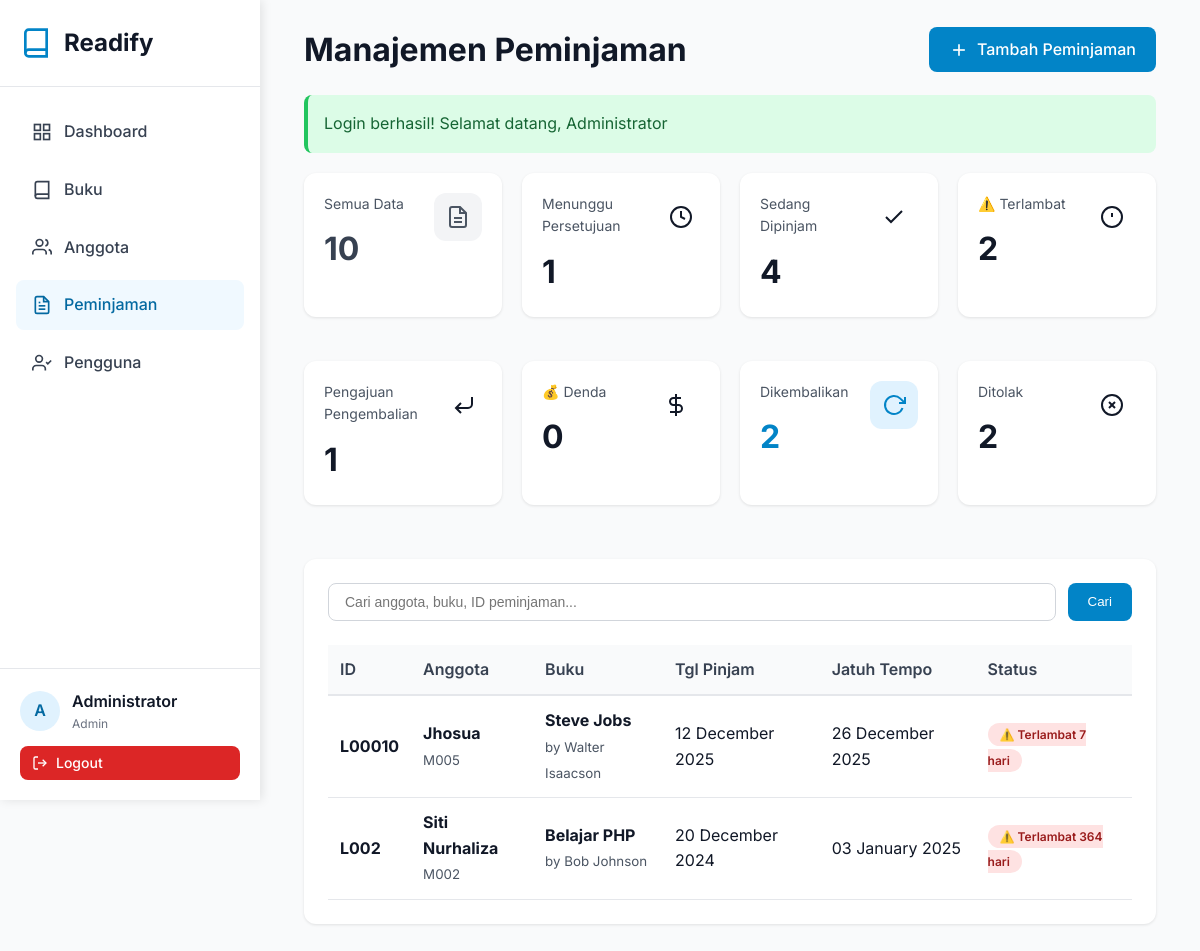
The app's page /pages/loans/index.php?status=overdue (signed in) with its own data.
### tables this page shows
CREATE TABLE `users` (
  `id` int NOT NULL AUTO_INCREMENT,
  `name` varchar(100) NOT NULL,
  `email` varchar(100) NOT NULL,
  `phone` varchar(20) DEFAULT NULL,
  `password` varchar(255) NOT NULL,
  `role` enum('admin','staff','member') DEFAULT 'member',
  `created_at` timestamp NULL DEFAULT CURRENT_TIMESTAMP,
  `updated_at` timestamp NULL DEFAULT CURRENT_TIMESTAMP ON UPDATE CURRENT_TIMESTAMP,
  PRIMARY KEY (`id`),
  UNIQUE KEY `email` (`email`)
);

CREATE TABLE `loans` (
  `id` int NOT NULL AUTO_INCREMENT,
  `loan_id` varchar(20) NOT NULL,
  `member_id` int NOT NULL,
  `book_id` int NOT NULL,
  `loan_date` date NOT NULL,
  `due_date` date NOT NULL,
  `return_date` date DEFAULT NULL,
  `status` varchar(50) DEFAULT 'pending',
  `approved_by` int DEFAULT NULL,
  `approved_date` datetime DEFAULT NULL,
  `fine_amount` decimal(10,2) DEFAULT '0.00',
  `book_condition` enum('good','fair','damaged') DEFAULT 'good',
  `notes` text,
  `created_at` timestamp NULL DEFAULT CURRENT_TIMESTAMP,
  `updated_at` timestamp NULL DEFAULT CURRENT_TIMESTAMP ON UPDATE CURRENT_TIMESTAMP,
  PRIMARY KEY (`id`),
  UNIQUE KEY `loan_id` (`loan_id`),
  KEY `idx_loan_id` (`loan_id`),
  KEY `idx_status` (`status`),
  KEY `idx_member` (`member_id`),
  KEY `idx_book` (`book_id`),
  CONSTRAINT `loans_ibfk_1` FOREIGN KEY (`member_id`) REFERENCES `members` (`id`) ON DELETE CASCADE,
  CONSTRAINT `loans_ibfk_2` FOREIGN KEY (`book_id`) REFERENCES `books` (`id`) ON DELETE CASCADE
);

CREATE TABLE `members` (
  `id` int NOT NULL AUTO_INCREMENT,
  `member_id` varchar(20) NOT NULL,
  `user_id` int DEFAULT NULL,
  `name` varchar(100) NOT NULL,
  `email` varchar(100) NOT NULL,
  `phone` varchar(20) DEFAULT NULL,
  `address` text,
  `join_date` date NOT NULL,
  `status` enum('active','inactive') DEFAULT 'active',
  `created_at` timestamp NULL DEFAULT CURRENT_TIMESTAMP,
  `updated_at` timestamp NULL DEFAULT CURRENT_TIMESTAMP ON UPDATE CURRENT_TIMESTAMP,
  PRIMARY KEY (`id`),
  UNIQUE KEY `member_id` (`member_id`),
  UNIQUE KEY `email` (`email`),
  KEY `idx_member_id` (`member_id`),
  KEY `idx_name` (`name`),
  KEY `idx_user_id` (`user_id`),
  CONSTRAINT `members_ibfk_1` FOREIGN KEY (`user_id`) REFERENCES `users` (`id`) ON DELETE SET NULL
);

CREATE TABLE `books` (
  `id` int NOT NULL AUTO_INCREMENT,
  `isbn` varchar(20) NOT NULL,
  `title` varchar(255) NOT NULL,
  `author` varchar(100) NOT NULL,
  `publisher` varchar(100) DEFAULT NULL,
  `year` year DEFAULT NULL,
  `category_id` int DEFAULT NULL,
  `stock` int DEFAULT '0',
  `pages` int DEFAULT NULL,
  `description` text,
  `cover_image` varchar(255) DEFAULT NULL,
  `created_at` timestamp NULL DEFAULT CURRENT_TIMESTAMP,
  `updated_at` timestamp NULL DEFAULT CURRENT_TIMESTAMP ON UPDATE CURRENT_TIMESTAMP,
  PRIMARY KEY (`id`),
  UNIQUE KEY `isbn` (`isbn`),
  KEY `category_id` (`category_id`),
  KEY `idx_title` (`title`),
  KEY `idx_author` (`author`),
  KEY `idx_isbn` (`isbn`),
  CONSTRAINT `books_ibfk_1` FOREIGN KEY (`category_id`) REFERENCES `categories` (`id`) ON DELETE SET NULL
);

### pages/loans/index.php (the view, shortened to what the rows shown need)
<?php
require_once '../../config/config.php';
$user = getCurrentUser();
$db = new Database();
$status = isset($_GET['status']) ? $_GET['status'] : 'all';
$where = [];
$params = [];
if ($status !== 'all') {
    if ($status == 'overdue') {
        $where[] = "l.status = 'approved' AND l.return_date IS NULL AND l.due_date < CURDATE()";
    } else {
        $where[] = "l.status = ?";
        $params[] = $status;
    }
}
$whereClause = !empty($where) ? 'WHERE ' . implode(' AND ', $where) : '';
$loans = $db->fetchAll("
    SELECT l.*,
           m.name as member_name, m.member_id, m.phone, m.email,
           b.title as book_title, b.isbn, b.author,
           u.name as approved_by_name,
           DATEDIFF(CURDATE(), l.due_date) as days_overdue
    FROM loans l
    INNER JOIN members m ON l.member_id = m.id
    INNER JOIN books b ON l.book_id = b.id
    LEFT JOIN users u ON l.approved_by = u.id
    $whereClause
    ORDER BY l.created_at DESC
", $params);
include_once '../../includes/header.php';
?>
<div class="sidebar">
    <div class="sidebar-logo">
        <h1>Readify</h1>
    </div>
    <div class="sidebar-user">
        <div class="user-info">
            <div class="user-avatar"><?php echo strtoupper(substr($user['name'], 0, 1)); ?></div>
            <div>
                <div class="user-name"><?php echo htmlspecialchars($user['name']); ?></div>
                <div class="user-role"><?php echo ucfirst($user['role']); ?></div>
            </div>
        </div>
    </div>
</div>
<div class="main-content">
    <div class="container">
        <div class="card-header" style="margin-bottom: 20px;">
            <h1 class="page-title" style="margin: 0;">Manajemen Peminjaman</h1>
        </div>
        <div class="card">
            <?php if (empty($loans)): ?>
                <p style="text-align: center; padding: 60px 20px; color: var(--gray-500);">
                    <?php
                    $statusLabels = [
                        'all' => 'Tidak ada data peminjaman',
                        'pending' => 'Tidak ada data peminjaman dengan status "Menunggu Persetujuan"',
                        'approved' => 'Tidak ada data peminjaman dengan status "Sedang Dipinjam"',
                        'overdue' => 'Tidak ada data peminjaman yang terlambat',
                        'return_requested' => 'Tidak ada data peminjaman dengan status "Pengajuan Pengembalian"',
                        'payment_pending' => 'Tidak ada data peminjaman dengan status "Denda"',
                        'returned' => 'Tidak ada data peminjaman dengan status "Dikembalikan"',
                        'rejected' => 'Tidak ada data peminjaman dengan status "Ditolak"'
                    ];
                    echo $statusLabels[$status] ?? 'Tidak ada data peminjaman';
                    ?>
                </p>
            <?php else: ?>
                <div class="table-responsive">
                    <table class="table">
                        <thead>
                            <tr>
                                <th>ID</th>
                                <th>Anggota</th>
                                <th>Buku</th>
                                <th>Tgl Pinjam</th>
                                <th>Jatuh Tempo</th>
                                <th>Status</th>
                            </tr>
                        </thead>
                        <tbody>
                            <?php foreach ($loans as $loan): ?>
                                <tr>
                                    <td>
                                        <strong><?php echo htmlspecialchars($loan['loan_id']); ?></strong>
                                    </td>
                                    <td>
                                        <div>
                                            <strong><?php echo htmlspecialchars($loan['member_name']); ?></strong><br>
                                            <small style="color: var(--gray-600);"><?php echo htmlspecialchars($loan['member_id']); ?></small>
                                        </div>
                                    </td>
                                    <td>
                                        <div>
                                            <strong><?php echo htmlspecialchars($loan['book_title']); ?></strong><br>
                                            <small style="color: var(--gray-600);">by <?php echo htmlspecialchars($loan['author']); ?></small>
                                        </div>
                                    </td>
                                    <td><?php echo formatDate($loan['loan_date']); ?></td>
                                    <td><?php echo formatDate($loan['due_date']); ?></td>
                                    <td>
                                        <?php
                                        $isOverdue = ($loan['status'] == 'approved' && $loan['days_overdue'] > 0);
                                        if ($isOverdue) {
                                            echo '<span class="badge badge-danger">⚠️ Terlambat ' . $loan['days_overdue'] . ' hari</span>';
                                        }
                                        ?>
                                    </td>
                                </tr>
                            <?php endforeach; ?>
                        </tbody>
                    </table>
                </div>
            <?php endif; ?>
        </div>
    </div>
</div>
<?php include_once '../../includes/footer.php'; ?>

### records on screen
users: name "A", name "Administrator", role "Admin"
loans: loan "L00010", member.name "Jhosua", member.member_id "M005", book.title "Steve Jobs", book.author "Walter Isaacson", loan_date "12 December 2025", due_date "26 December 2025", days_overdue "7"
loans: loan "L002", member.name "Siti Nurhaliza", member.member_id "M002", book.title "Belajar PHP", book.author "Bob Johnson", loan_date "20 December 2024", due_date "03 January 2025", days_overdue "364"

### other values on screen
$flash['message'] "Login berhasil! Selamat datang, Administrator"
$stats['all'] "10"
$stats['pending'] "1"
$stats['approved'] "4"
$stats['overdue'] "2"
$stats['return_requested'] "1"
$stats['payment_pending'] "0"
$stats['returned'] "2"
$stats['rejected'] "2"
